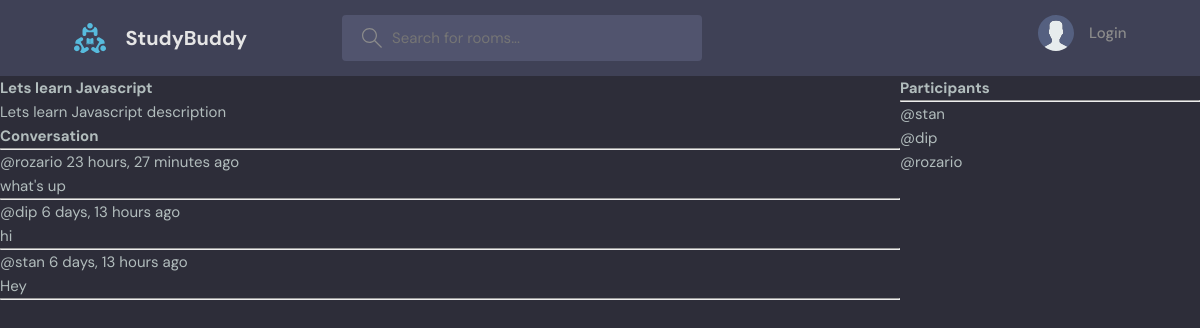
The app's page /room/2 with its own data.
### base/models.py (models this page shows, shortened)
class Room(models.Model):
    host = models.ForeignKey(User, on_delete=models.SET_NULL, null=True)
    topic = models.ForeignKey(Topic, on_delete=models.SET_NULL, null=True)
    name=models.CharField(max_length=200)
    description = models.TextField(null=True,blank=True)
    participants=models.ManyToManyField(User, related_name='participants',blank=True)
    updated =models.DateTimeField(auto_now=True)
    created =models.DateTimeField(auto_now_add=True)
    class Meta:
        ordering =['-updated','-created']

class Message(models.Model):
    user = models.ForeignKey(User, on_delete=models.CASCADE)
    room = models.ForeignKey(Room, on_delete=models.CASCADE)
    body = models.TextField()
    updated = models.DateTimeField(auto_now=True)
    created = models.DateTimeField(auto_now_add=True)
    class Meta:
        ordering =['-updated','-created']

### base/views.py (the view, shortened to what this page needs)
# urls.py: path('room/<str:pk>', views.room, name="room"),
def room(request,pk):
    room=Room.objects.get(id=pk)
    room_messages=room.message_set.all().order_by('-created')
    participants = room.participants.all()
    context={'room':room,'room_messages':room_messages,'participants':participants}
    return render(request,'base/room.html',context)

### base/templates/base/room.html (shortened to what this page needs)
{% extends 'main.html'%} {% block content %}
<div class="room-container">
  <div>
    <h1>{{room.name}}</h1>
    <p>{{room.description}}</p>
    <div class="comment-wrapper">
      <h3>Conversation</h3>
      <hr />
      {% for message in room_messages%}
      <div>
        <small>@{{message.user}} {{message.created|timesince}} ago</small>
        <p>{{message.body}}</p>
        <hr />
      </div>
      {% endfor %}
    </div>
  </div>
  <div>
    <h3>Participants</h3>
    <hr />
    {% for user in participants%}
    <div>
      <p>@{{user.username}}</p>
    </div>
    {% endfor %}
  </div>
  {% endblock %}

### static/styles/style.css (style rules this page uses)
:root { --color-main: #71c6dd; --color-main-light: #e1f6fb; --color-dark: #3f4156; --color-dark-medium: #51546e; --color-dark-light: #696d97; --color-light: #e5e5e5; --color-gray: #8b8b8b; --color-light-gray: #b2bdbd; --color-bg: #2d2d39; --color-success: #5dd693; --color-error: #fc4b0b; }
* { font-family: "DM Sans", -apple-system, BlinkMacSystemFont, "Segoe UI", Roboto, Oxygen, Ubuntu, Cantarell, "Open Sans", "Helvetica Neue", sans-serif; margin: 0; padding: 0; box-sizing: border-box; text-rendering: optimizeLegibility; font-size: inherit; }
html { font-size: 56.25%; }
@media only screen and (min-width: 1200px) { html { font-size: 62.5%; } }
body { line-height: 1.6; font-weight: 400; font-size: 1.5rem; color: var(--color-light-gray); background-color: var(--color-bg); min-height: 100vh; }

### base/templates/base/room.html (style rules this page uses)
.room-container { display: grid; grid-template-columns: 3fr 1fr; }

### records on screen
Room: name "Lets learn Javascript", description "Lets learn Javascript description"
Message: user "rozario", created "23 hours, 27 minutes", body "what's up"
Message: user "dip", created "6 days, 13 hours", body "hi"
Message: user "stan", created "6 days, 13 hours", body "Hey"

### other values on screen
{{ user.username }} "stan"
{{ user.username }} "dip"
{{ user.username }} "rozario"
